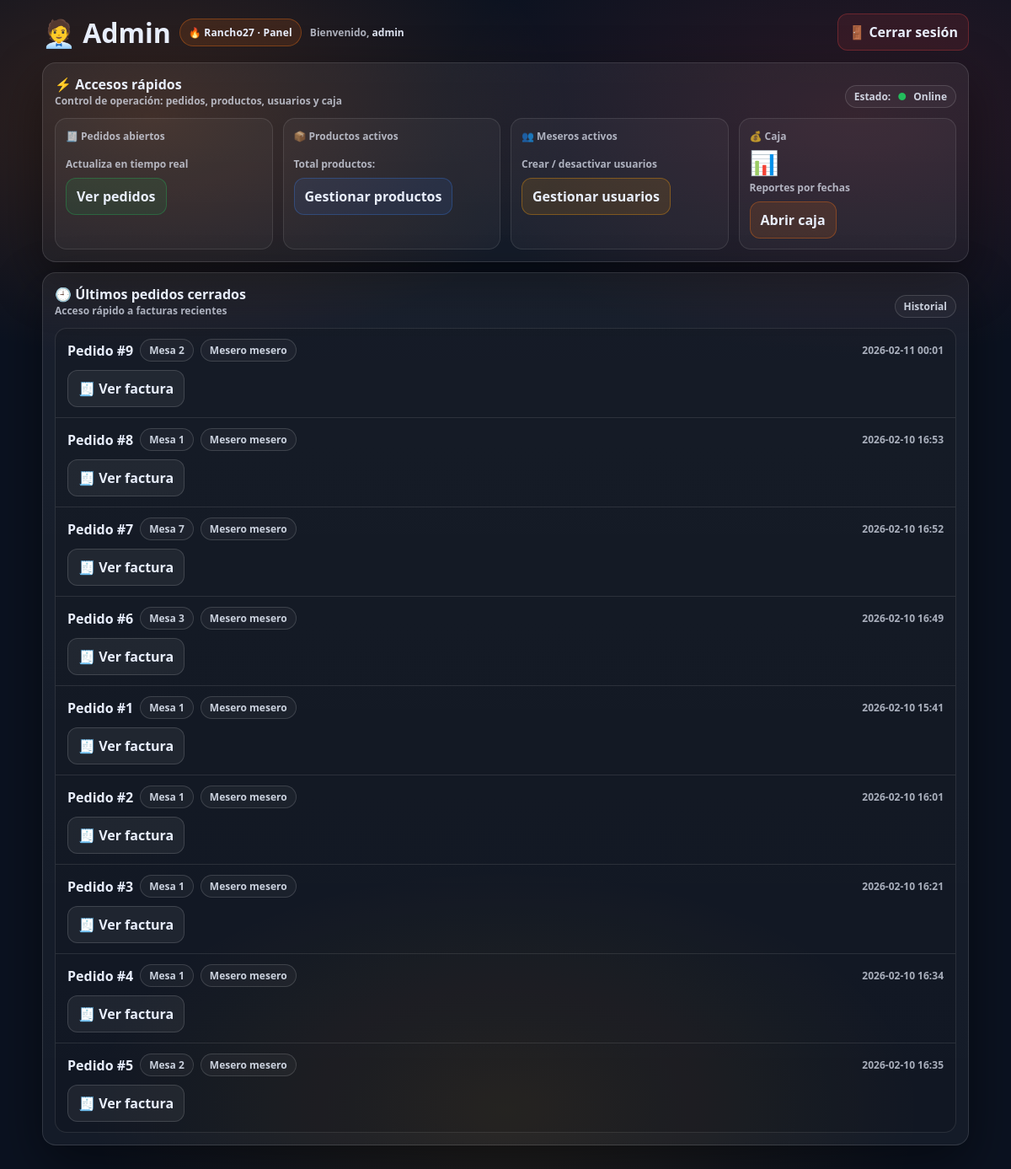
The page /admin (signed in) on the database its author committed.
### models.py (models this page shows, shortened)
class User(UserMixin, db.Model):
    id = db.Column(db.Integer, primary_key=True)
    username = db.Column(db.String(80), unique=True, nullable=False)
    password_hash = db.Column(db.String(200), nullable=False)
    role = db.Column(db.String(20), nullable=False)
    activo = db.Column(db.Boolean, default=True)

class Pedido(db.Model):
    id = db.Column(db.Integer, primary_key=True)
    mesa_id = db.Column(db.Integer, db.ForeignKey("mesa.id"), nullable=False)
    mesero_id = db.Column(db.Integer, db.ForeignKey("user.id"), nullable=False)
    estado = db.Column(db.String(20), default="abierto")
    fecha = db.Column(db.DateTime, default=datetime.now)
    metodo_pago = db.Column(db.String(20), nullable=True)      # efectivo / transferencia / tarjeta
    monto_recibido = db.Column(db.Float, nullable=True)
    cambio = db.Column(db.Float, nullable=True)
    fecha_cierre = db.Column(db.DateTime, nullable=True)
    mesa = db.relationship("Mesa")
    mesero = db.relationship("User")

class Mesa(db.Model):
    id = db.Column(db.Integer, primary_key=True)
    numero = db.Column(db.Integer, unique=True, nullable=False)
    estado = db.Column(db.String(20), default="libre")

### app.py (the view)
@app.route("/admin")
@login_required
def admin_panel():
    if current_user.role.lower() != "admin":
        return redirect(url_for("login"))
    pedidos_cerrados = (
        Pedido.query
        .filter_by(estado="cerrado")
        .order_by(Pedido.fecha_cierre.desc())
        .limit(20)
        .all()
    )
    return render_template(
        "admin.html",
        pedidos_cerrados=pedidos_cerrados
    )

### app.py (called while the page is built)
@login_manager.user_loader
def load_user(user_id):
    return db.session.get(User, int(user_id))

### templates/admin.html (shortened to what this page needs)
<!DOCTYPE html>
<html lang="es">
<head>
</head>
<body>
  <div class="wrap">
    <div class="topbar">
      <div class="title">
        <h1>🧑‍💼 Admin</h1>
        <span class="badge">🔥 Rancho27 · Panel</span>
        <span class="muted">Bienvenido, <b style="color:rgba(232,238,252,.95)">{{ current_user.username }}</b></span>
      </div>
      <div class="btnrow">
        <a class="btn red" href="{{ url_for('logout') }}">🚪 Cerrar sesión</a>
      </div>
    </div>
    <div class="card">
      <div style="display:flex; justify-content:space-between; align-items:end; gap:10px; flex-wrap:wrap;">
        <div>
          <h2 style="font-size:16px; font-weight:900;">⚡ Accesos rápidos</h2>
          <div class="muted">Control de operación: pedidos, productos, usuarios y caja</div>
        </div>
        <span class="pill">Estado: <span style="color:rgba(34,197,94,.95)">●</span> Online</span>
      </div>
      <div class="grid" style="margin-top:12px;">
        <div class="stat">
          <div class="muted">🧾 Pedidos abiertos</div>
          <div class="muted">Actualiza en tiempo real</div>
          <div class="btnrow">
            <a class="btn green" href="{{ url_for('admin_pedidos') }}">Ver pedidos</a>
          </div>
        </div>
        <div class="stat">
          <div class="muted">📦 Productos activos</div>
          <div class="muted">Total productos: <b style="color:rgba(232,238,252,.92)">{{ productos_total_count }}</b></div>
          <div class="btnrow">
            <a class="btn blue" href="{{ url_for('admin_productos') }}">Gestionar productos</a>
          </div>
        </div>
        <div class="stat">
          <div class="muted">👥 Meseros activos</div>
          <div class="muted">Crear / desactivar usuarios</div>
          <div class="btnrow">
            <a class="btn warn" href="{{ url_for('admin_usuarios') }}">Gestionar usuarios</a>
          </div>
        </div>
        <div class="stat">
          <div class="muted">💰 Caja</div>
          <div class="metric">📊</div>
          <div class="muted">Reportes por fechas</div>
          <div class="btnrow">
            <a class="btn ember" href="{{ url_for('caja_dia') }}">Abrir caja</a>
          </div>
        </div>
      </div>
    </div>
    <div class="card">
      <div style="display:flex; justify-content:space-between; align-items:end; gap:10px; flex-wrap:wrap;">
        <div>
          <h2 style="font-size:16px; font-weight:900;">🕘 Últimos pedidos cerrados</h2>
          <div class="muted">Acceso rápido a facturas recientes</div>
        </div>
        <span class="pill">Historial</span>
      </div>
      <div style="margin-top:12px;">
        {% if pedidos_cerrados|length == 0 %}
          <div class="muted">Aún no hay pedidos cerrados.</div>
        {% else %}
          <div class="list">
            {% for p in pedidos_cerrados %}
              <div class="item">
                <div class="row">
                  <div class="left">
                    <b>Pedido #{{ p.id }}</b>
                    <span class="pill">Mesa {{ p.mesa.numero }}</span>
                    <span class="pill">Mesero {{ p.mesero.username }}</span>
                  </div>
                  <div class="right">
                    {{ (p.fecha_cierre or p.fecha).strftime("%Y-%m-%d %H:%M") if (p.fecha_cierre or p.fecha) else "" }}
                  </div>
                </div>
                <div class="btnrow" style="margin-top:10px;">
                  <a class="btn" href="{{ url_for('ver_factura', pedido_id=p.id) }}">🧾 Ver factura</a>
                </div>
              </div>
            {% endfor %}
          </div>
        {% endif %}
      </div>
    </div>
  </div>
</body>
</html>

### templates/admin.html (style rules this page uses)
:root { --bg:#0b1220; --card: rgba(255,255,255,.04); --card2: rgba(255,255,255,.06); --border: rgba(255,255,255,.12); --text:#e8eefc; --muted: rgba(232,238,252,.7); --ember: rgba(249,115,22,.12); --emberB: rgba(249,115,22,.35); --blue: rgba(59,130,246,.10); --blueB: rgba(59,130,246,.30); --green: rgba(34,197,94,.10); --greenB: rgba(34,197,94,.30); --red: rgba(239,68,68,.10); --redB: rgba(239,68,68,.30); --warn: rgba(245,158,11,.12); --warnB: rgba(245,158,11,.35); --shadow: rgba(0,0,0,.45); --radius: 16px; }
* { box-sizing:border-box; }
body { margin:0; font-family: system-ui, -apple-system, "Segoe UI", Roboto, Arial, sans-serif; color: var(--text); background: radial-gradient(900px 520px at 15% 10%, rgba(249,115,22,.18), transparent 55%), radial-gradient(900px 520px at 85% 10%, rgba(239,68,68,.14), transparent 55%), radial-gradient(900px 520px at 50% 95%, rgba(245,158,11,.10), transparent 55%), var(--bg); padding: 16px; }
a { color: var(--text); text-decoration:none; }
h1,h2,h3 { margin:0; }
.wrap { width:min(1100px, 100%); margin:0 auto; }
.topbar { display:flex; gap:12px; align-items:center; justify-content:space-between; flex-wrap:wrap; margin-bottom: 14px; }
.title { display:flex; gap:10px; align-items:center; flex-wrap:wrap; }
.badge { display:inline-flex; align-items:center; gap:8px; padding: 7px 10px; border-radius: 999px; border: 1px solid rgba(249,115,22,.35); background: rgba(249,115,22,.12); font-weight: 900; font-size: 12px; letter-spacing:.2px; color: var(--text); }
.muted { color: var(--muted); font-size: 12px; font-weight:800; }
.btnrow { display:flex; gap:10px; flex-wrap:wrap; align-items:center; }
.btn { display:inline-flex; align-items:center; justify-content:center; gap:8px; padding:10px 12px; border-radius: 12px; border: 1px solid rgba(255,255,255,.14); background: rgba(255,255,255,.06); color: var(--text); cursor:pointer; font-weight: 900; transition: transform .06s ease, filter .15s ease; user-select:none; }
.btn.ember { border-color: var(--emberB); background: var(--ember); }
.btn.blue { border-color: var(--blueB); background: var(--blue); }
.btn.green { border-color: var(--greenB); background: var(--green); }
.btn.red { border-color: var(--redB); background: var(--red); }
.btn.warn { border-color: var(--warnB); background: var(--warn); }
.card { border: 1px solid var(--border); background: linear-gradient(180deg, var(--card2), var(--card)); border-radius: var(--radius); padding: 14px; box-shadow: 0 22px 60px var(--shadow); margin: 12px 0; }
.grid { display:grid; grid-template-columns: repeat(auto-fit, minmax(240px, 1fr)); gap: 12px; }
.stat { border:1px solid rgba(255,255,255,.10); background: rgba(255,255,255,.04); border-radius: 14px; padding: 12px; display:flex; flex-direction:column; gap:8px; }
.metric { font-size: 28px; font-weight: 900; letter-spacing:.2px; line-height: 1; }
.pill { display:inline-flex; align-items:center; gap:8px; padding: 4px 10px; border-radius: 999px; font-size: 12px; border:1px solid rgba(255,255,255,.14); background: rgba(255,255,255,.04); color: rgba(232,238,252,.85); font-weight: 900; }
.list { border:1px solid rgba(255,255,255,.10); border-radius: 14px; overflow:hidden; background: rgba(0,0,0,.12); }
.item { padding: 12px 14px; border-top:1px solid rgba(255,255,255,.10); }
.item:first-child { border-top:none; }
.row { display:flex; justify-content:space-between; gap:10px; flex-wrap:wrap; align-items:center; }
.row .left { display:flex; gap:8px; flex-wrap:wrap; align-items:center; }
.row .right { color: var(--muted); font-size: 12px; font-weight: 800; }

### rows shown on the page
User: username "admin"
Pedido: id "9", mesa.numero "2", mesero.username "mesero", fecha_cierre "2026-02-11 00:01"
Pedido: id "8", mesa.numero "1", mesero.username "mesero", fecha_cierre "2026-02-10 16:53"
Pedido: id "7", mesa.numero "7", mesero.username "mesero", fecha_cierre "2026-02-10 16:52"
Pedido: id "6", mesa.numero "3", mesero.username "mesero", fecha_cierre "2026-02-10 16:49"
Pedido: id "1", mesa.numero "1", mesero.username "mesero", fecha_cierre+fecha "2026-02-10 15:41"
Pedido: id "2", mesa.numero "1", mesero.username "mesero", fecha_cierre+fecha "2026-02-10 16:01"
Pedido: id "3", mesa.numero "1", mesero.username "mesero", fecha_cierre+fecha "2026-02-10 16:21"
Pedido: id "4", mesa.numero "1", mesero.username "mesero", fecha_cierre+fecha "2026-02-10 16:34"
Pedido: id "5", mesa.numero "2", mesero.username "mesero", fecha_cierre+fecha "2026-02-10 16:35"
